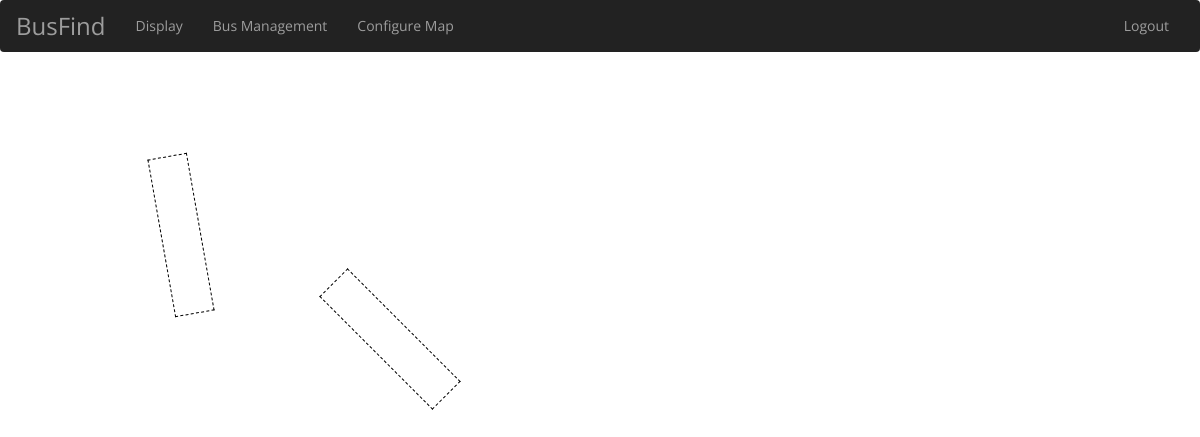
Before: / (signed in) with the older database file.
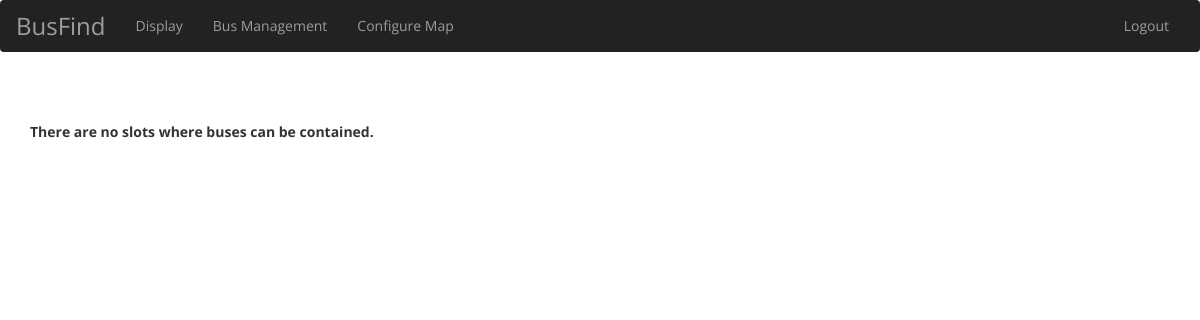
After: the same page with the newer database file.
### busapp/models.py (models this page shows, shortened)
class Slot(models.Model):
    coord = models.ForeignKey(Coordinate)
    rotate = models.IntegerField(default=0) # between 0-360
    def style(self):
        pos = "left: {}px; top: {}px".format(self.coord.x, self.coord.y)
        if self.rotate != 0:
            for vend in ["-ms-", "-webkit-", ""]:
                pos += "; transform: {}rotate({}deg)".format(vend, self.rotate)
        return pos

class Coordinate(models.Model):
    x = models.IntegerField()
    y = models.IntegerField()

### busapp/views.py (the view)
# urls.py: url(r'^$', 'busapp.views.display_view', name='index_view'),
def display_view(request):
    slots = Slot.objects.all()
    instances = BusInstance.objects.all()
    num = len(slots) + len(instances)
    context = {
        "slots": slots,
        "instances": instances,
        "num": num
    }
    return render(request, "display.html", context)

### templates/display.html (shortened to what this page needs)
{% extends "base.html" %}
{% load staticfiles %}
{% block css %}
    {{ block.super }}
    <link rel="stylesheet" type="text/css" href="{% static 'css/display.css' %}" />
{% endblock %}
{% block content %}
<div class="container">
{% for slot in slots %}
    <div class="slot" style="{{ slot.style }}">
    </div>
{% endfor %}
{% if num == 0 %}
    <b>There are no slots where buses can be contained.</b>
{% endif %}
</div>
{% endblock %}

Changed rows visible on the page:
removed Slot: rotate 45 (drawn)
removed Slot: rotate 260 (drawn)
Other visible differences:
text now shown: "There are no slots where buses can be contained."
